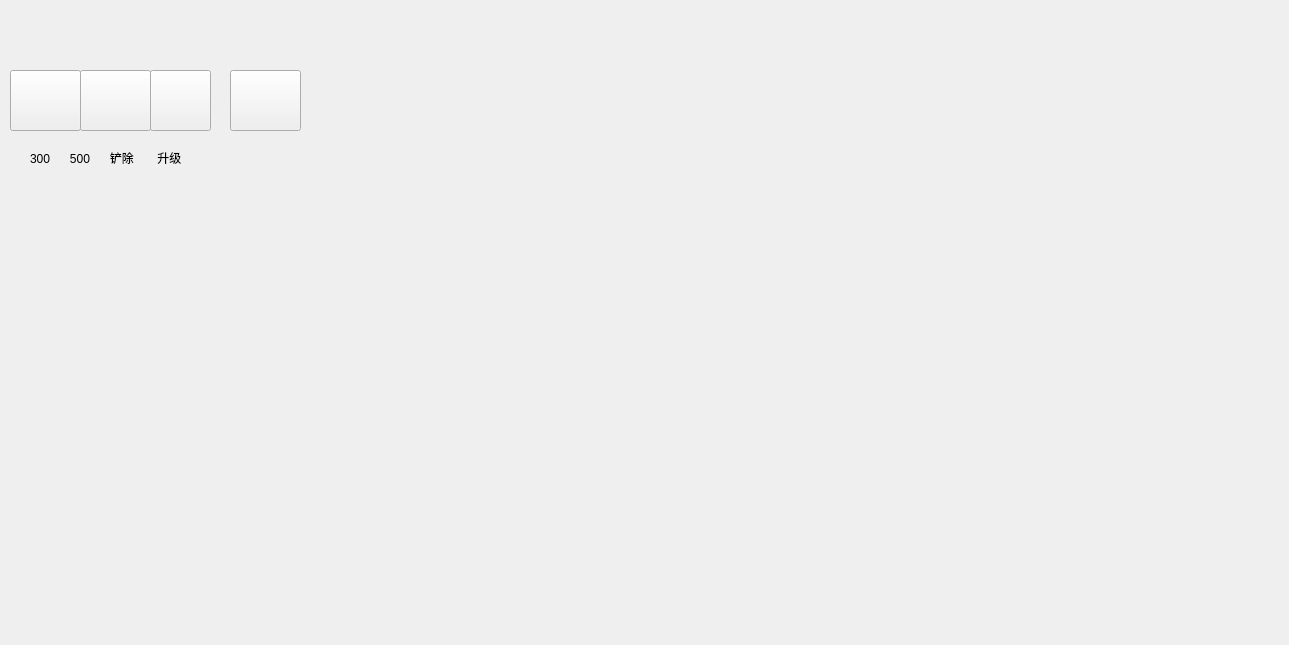
<?xml version="1.0" encoding="UTF-8"?>
<ui version="4.0">
 <class>MainWindow</class>
 <widget class="QMainWindow" name="MainWindow">
  <property name="geometry">
   <rect>
    <x>0</x>
    <y>0</y>
    <width>1289</width>
    <height>645</height>
   </rect>
  </property>
  <property name="windowTitle">
   <string>MainWindow</string>
  </property>
  <widget class="QWidget" name="centralWidget">
   <widget class="QWidget" name="widget" native="true">
    <property name="geometry">
     <rect>
      <x>0</x>
      <y>0</y>
      <width>960</width>
      <height>640</height>
     </rect>
    </property>
    <property name="minimumSize">
     <size>
      <width>480</width>
      <height>320</height>
     </size>
    </property>
    <property name="maximumSize">
     <size>
      <width>960</width>
      <height>640</height>
     </size>
    </property>
    <property name="autoFillBackground">
     <bool>false</bool>
    </property>
    <property name="styleSheet">
     <string notr="true"/>
    </property>
    <widget class="QPushButton" name="pushButton">
     <property name="geometry">
      <rect>
       <x>10</x>
       <y>70</y>
       <width>71</width>
       <height>61</height>
      </rect>
     </property>
     <property name="styleSheet">
      <string notr="true">border-image: url(:/image/tower1_1.png);</string>
     </property>
     <property name="text">
      <string/>
     </property>
    </widget>
    <widget class="QPushButton" name="pushButton_2">
     <property name="geometry">
      <rect>
       <x>80</x>
       <y>70</y>
       <width>71</width>
       <height>61</height>
      </rect>
     </property>
     <property name="styleSheet">
      <string notr="true">border-image: url(:/image/tower2_1.png);</string>
     </property>
     <property name="text">
      <string/>
     </property>
    </widget>
    <widget class="QPushButton" name="pushButton_3">
     <property name="geometry">
      <rect>
       <x>150</x>
       <y>70</y>
       <width>61</width>
       <height>61</height>
      </rect>
     </property>
     <property name="styleSheet">
      <string notr="true">border-image: url(:/image/chanzi.png);</string>
     </property>
     <property name="text">
      <string/>
     </property>
    </widget>
    <widget class="QPushButton" name="pushButton_4">
     <property name="geometry">
      <rect>
       <x>230</x>
       <y>70</y>
       <width>71</width>
       <height>61</height>
      </rect>
     </property>
     <property name="styleSheet">
      <string notr="true">border-image: url(:/image/upgrade.png);</string>
     </property>
     <property name="text">
      <string/>
     </property>
    </widget>
    <widget class="QLabel" name="label">
     <property name="geometry">
      <rect>
       <x>30</x>
       <y>150</y>
       <width>281</width>
       <height>16</height>
      </rect>
     </property>
     <property name="text">
      <string>300      500      铲除       升级</string>
     </property>
    </widget>
    <widget class="QLabel" name="label_2">
     <property name="geometry">
      <rect>
       <x>550</x>
       <y>0</y>
       <width>41</width>
       <height>41</height>
      </rect>
     </property>
     <property name="styleSheet">
      <string notr="true">border-image: url(:/image/life.png);</string>
     </property>
     <property name="text">
      <string/>
     </property>
    </widget>
    <widget class="QLabel" name="label_3">
     <property name="geometry">
      <rect>
       <x>660</x>
       <y>0</y>
       <width>51</width>
       <height>51</height>
      </rect>
     </property>
     <property name="styleSheet">
      <string notr="true">border-image: url(:/image/money.png);</string>
     </property>
     <property name="text">
      <string/>
     </property>
    </widget>
    <widget class="QLabel" name="label_4">
     <property name="geometry">
      <rect>
       <x>800</x>
       <y>0</y>
       <width>71</width>
       <height>61</height>
      </rect>
     </property>
     <property name="styleSheet">
      <string notr="true">border-image: url(:/image/Round.png);</string>
     </property>
     <property name="text">
      <string/>
     </property>
    </widget>
   </widget>
  </widget>
 </widget>
 <layoutdefault spacing="6" margin="11"/>
 <resources/>
 <connections/>
</ui>
